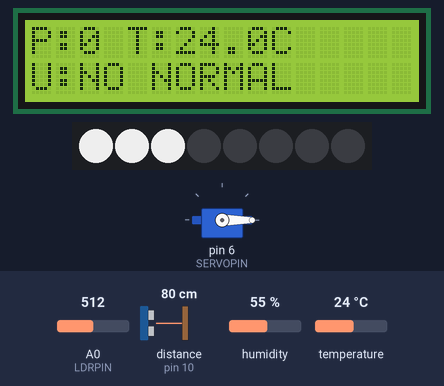
Bench run of a sketch on a simulated Arduino Uno, built with avr-gcc and run on an emulated ATmega328P. Parts: 16×2 character LCD, servo, 8 RGB LEDs in strip order, left to right. Wiring (inferred from the names in the program): ultrasonic range finder: trigger pin 9; echo pin 10. The inputs (shaded band) are chosen by the test bench; at power-on: distance to the obstacle (sensor on pin 10) 80 cm, temperature 24 °C, A0 (LDRPIN) = 512, humidity 55 %. The echo pulse lasts 58.3 µs per cm; what the sketch prints to the serial monitor is not drawn.

Above: at 3.2 s.
3.3 s: distance to the obstacle (sensor on pin 10) set to 34 cm
4.8 s: distance to the obstacle (sensor on pin 10) set to 27 cm
At 5.7 s:
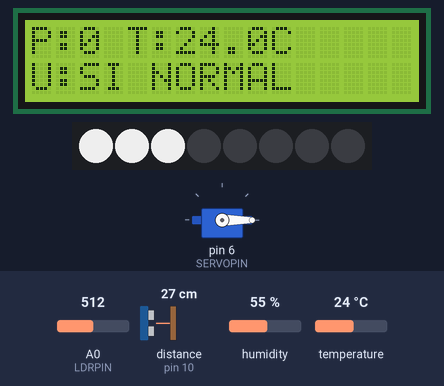
6.6 s: temperature set to 12 °C
At 9.8 s:
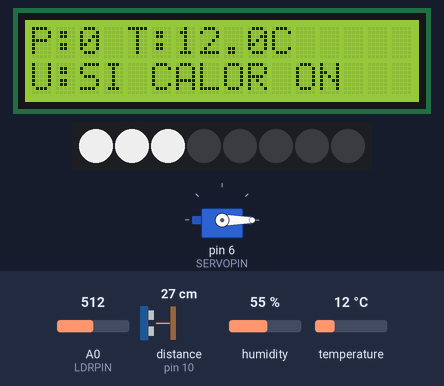
10.3 s: A0 (LDRPIN) set to 305
At 11.6 s:
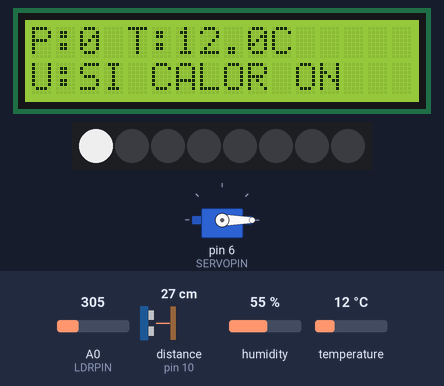
11.9 s: A0 (LDRPIN) set to 289
At 13.3 s:
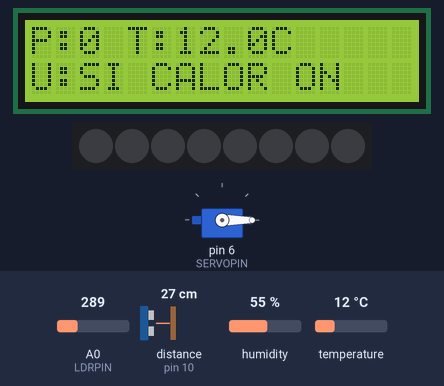
13.6 s: temperature set to 33 °C
At 15.4 s:
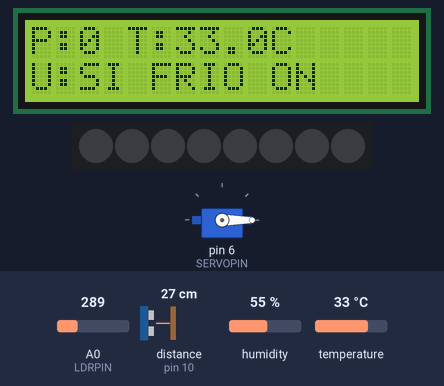
Timing chart, 0 to 16.9 s (numbered marks = the images above; inputs shaded):
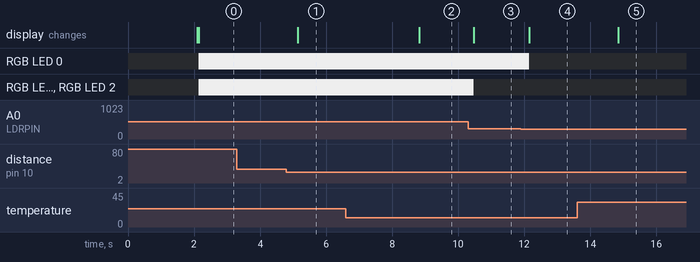

Measured:
- the behaviour switches between 31 and 30 cm on distance to the obstacle (sensor on pin 10) (found by bisection; images 0 and 1)
- the behaviour switches between 297 and 296 on A0 (LDRPIN) (found by bisection; images 3 and 4)
- after the input at 3.3 s, every drawn part: stays the same
- after the input at 4.8 s, the display: changes after 0.34 s (image 1)
- after the input at 6.6 s, the display: changes after 2.2 s (image 2)
- after the input at 10.3 s, RGB LED 1, RGB LED 2: RGB(200, 200, 200) → off after 0.17 s
- after the input at 11.9 s, RGB LED 0: RGB(200, 200, 200) → off after 0.25 s
- after the input at 13.6 s, the display: changes after 1.2 s (image 5)

The sketch:

ascensor_inteligente_acme.ino
```cpp
#include <DHT.h>
#include <LiquidCrystal_I2C.h>
#include <Servo.h>
#include <IRremote.h>
#include <Adafruit_NeoPixel.h>

// Pines principales del montaje
#define DHTPIN 2
#define IRPIN 3
#define LEDPIN 5
#define SERVOPIN 6
#define TRIGPIN 9
#define ECHOPIN 10
#define LDRPIN A0

// Configuración de sensores y actuadores
#define DHTTYPE DHT22
#define NUM_LEDS 8

DHT dht(DHTPIN, DHTTYPE);
LiquidCrystal_I2C lcd(0x27, 16, 2);
Servo servoAscensor;
Adafruit_NeoPixel leds(NUM_LEDS, LEDPIN, NEO_GRB + NEO_KHZ800);

int plantaActual = 0;

// Parámetros del control de temperatura
float tempObjetivo = 25.0;
float margen = 3.0;

// Variables para no imprimir el registro continuamente
unsigned long ultimoRegistro = 0;
const unsigned long intervaloRegistro = 2000;

void setup() {
  Serial.begin(9600);

  dht.begin();
  lcd.init();
  lcd.backlight();

  servoAscensor.attach(SERVOPIN);
  servoAscensor.write(0);

  IrReceiver.begin(IRPIN);

  leds.begin();
  leds.clear();
  leds.show();

  pinMode(TRIGPIN, OUTPUT);
  pinMode(ECHOPIN, INPUT);

  lcd.setCursor(0, 0);
  lcd.print("Ascensor ACME");
  lcd.setCursor(0, 1);
  lcd.print("Iniciando...");
  delay(2000);
  lcd.clear();
}

void loop() {
  // Lectura de temperatura y humedad
  float temperatura = dht.readTemperature();
  float humedad = dht.readHumidity();

  // Lectura de iluminación
  int lecturaLuz = analogRead(LDRPIN);
  int luz = map(lecturaLuz, 1023, 0, 0, 100);

  // Detección de presencia en cabina
  bool presencia = detectarPresencia();

  // Control de iluminación y temperatura
  controlarLuz(luz);
  String estadoClima = controlarTemperatura(temperatura);

  // Lectura del mando infrarrojo para seleccionar planta
  if (IrReceiver.decode()) {
    int codigo = IrReceiver.decodedIRData.command;

    if (codigo == 104) moverAscensor(0);
    if (codigo == 48)  moverAscensor(1);
    if (codigo == 24)  moverAscensor(2);
    if (codigo == 122) moverAscensor(3);
    if (codigo == 16)  moverAscensor(4);
    if (codigo == 56)  moverAscensor(5);

    IrReceiver.resume();
  }

  mostrarLCD(temperatura, humedad, estadoClima, presencia);
  registrarDatos(temperatura, humedad, presencia, estadoClima);

  delay(300);
}

void moverAscensor(int plantaDestino) {
  int angulo = map(plantaDestino, 0, 5, 0, 180);

  lcd.clear();
  lcd.setCursor(0, 0);

  if (plantaDestino > plantaActual) {
    lcd.print("Subiendo a P:");
  } else if (plantaDestino < plantaActual) {
    lcd.print("Bajando a P:");
  } else {
    lcd.print("Ya en planta:");
  }

  lcd.print(plantaDestino);

  servoAscensor.write(angulo);
  delay(1800);

  plantaActual = plantaDestino;
  lcd.clear();
}

bool detectarPresencia() {
  // El HC-SR04 simula la detección de una persona dentro de la cabina.
  // Si la distancia es menor de 30 cm, se considera que hay presencia.

  digitalWrite(TRIGPIN, LOW);
  delayMicroseconds(2);
  digitalWrite(TRIGPIN, HIGH);
  delayMicroseconds(10);
  digitalWrite(TRIGPIN, LOW);

  long duracion = pulseIn(ECHOPIN, HIGH, 30000);
  float distancia = duracion * 0.034 / 2;

  if (distancia > 2 && distancia < 30) {
    return true;
  } else {
    return false;
  }
}

String controlarTemperatura(float temperatura) {
  // Control ON-OFF con zona muerta:
  // <22 ºC: calefacción; 22-28 ºC: normal; >28 ºC: refrigeración.

  if (temperatura > tempObjetivo + margen) {
    return "FRIO ON";
  }

  if (temperatura < tempObjetivo - margen) {
    return "CALOR ON";
  }

  return "NORMAL";
}

void controlarLuz(int luz) {
  int ledsEncendidos = 0;

  // Si la luz baja del 80 %, se encienden progresivamente los LEDs.
  if (luz < 80) {
    ledsEncendidos = map(luz, 80, 0, 0, NUM_LEDS);
  }

  leds.clear();

  for (int i = 0; i < ledsEncendidos; i++) {
    leds.setPixelColor(i, leds.Color(200, 200, 200));
  }

  leds.show();
}

void mostrarLCD(float temperatura, float humedad, String clima, bool presencia) {
  // Primera línea: planta y temperatura
  lcd.setCursor(0, 0);
  lcd.print("P:");
  lcd.print(plantaActual);
  lcd.print(" T:");
  lcd.print(temperatura, 1);
  lcd.print("C ");

  // Segunda línea: presencia y estado térmico
  lcd.setCursor(0, 1);
  lcd.print("U:");
  lcd.print(presencia ? "SI " : "NO ");
  lcd.print(clima);
  lcd.print("   ");
}

void registrarDatos(float temperatura, float humedad, bool presencia, String clima) {
  // Registro periódico por monitor serie.
  // Aquí se deja constancia de planta, presencia, temperatura, humedad y estado.

  if (millis() - ultimoRegistro >= intervaloRegistro) {
    ultimoRegistro = millis();

    Serial.print("Planta: ");
    Serial.print(plantaActual);
    Serial.print(" | Presencia: ");
    Serial.print(presencia ? "SI" : "NO");
    Serial.print(" | Temp motor: ");
    Serial.print(temperatura, 1);
    Serial.print(" C | Humedad: ");
    Serial.print(humedad, 1);
    Serial.print(" % | Estado: ");
    Serial.println(clima);
  }
}
```
